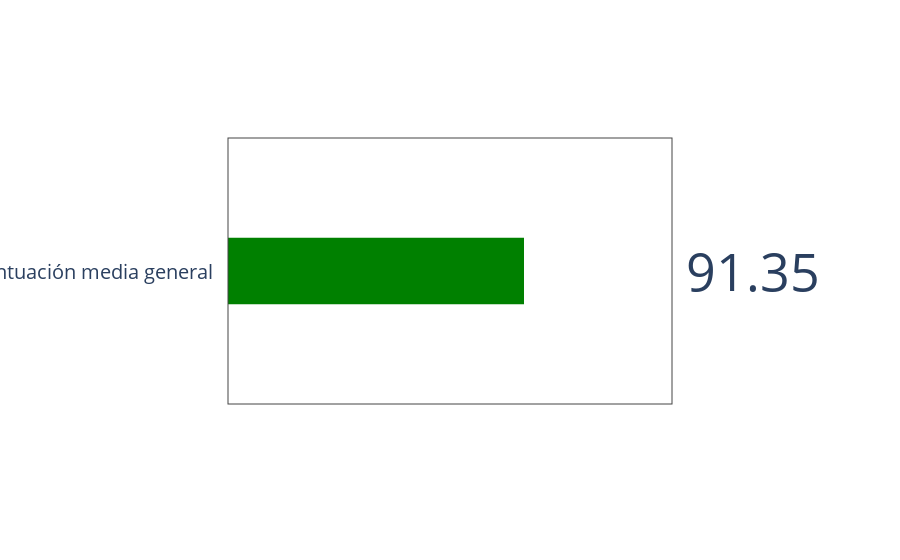

This figure's notebook cell:
### Code cell
fig = go.Figure(go.Indicator(
    mode = "number+gauge",
    gauge = {'shape': "bullet", 
             'axis': {'visible': False}},
    delta = {'reference': 100}, #Aunque la referencia no es necesaria si no ponemos el tope
    value = media_valor,
    domain = {'x': [0.2, 1], 'y': [0.2, 0.9]},
    title = {'text': "Puntuación media general",
             'align': 'right'},
    number= {'valueformat': '.2f'}))

fig.show()

### Figure 1 — Plotly figure (JSON) as saved in the notebook; plotly's stock layout.template omitted (floating-point values rounded to 4 significant figures)
{"data": [{"delta": {"reference": 100}, "domain": {"x": [0.2, 1], "y": [0.2, 0.9]}, "gauge": {"axis": {"visible": false}, "shape": "bullet"}, "mode": "number+gauge", "number": {"valueformat": ".2f"}, "title": {"align": "right", "text": "Puntuación media general"}, "type": "indicator", "value": 91.35}], "layout": {}}
